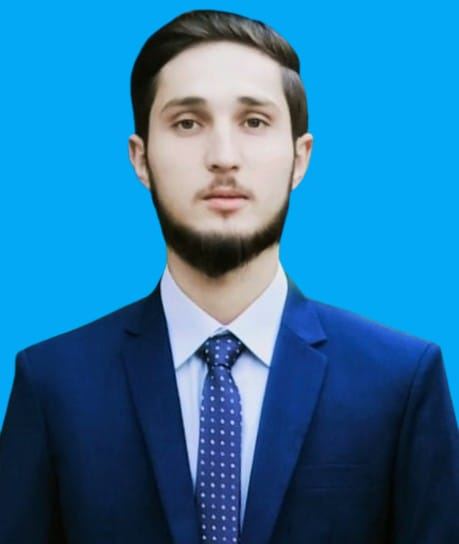
#> input picture backend/uploads/missing/1782529362_WhatsApp_Image_2026-06-04_at_3.10.06_AM.jpeg, 459 x 544 px, found by its file name
$ jupyter execute day3_.ipynb
#> lines starting #> are read from the running program, lines starting #| are printed output that depends on the picture; after the words box and inside, x2 and y2 are one past the last pixel; in counts of white or black regions, pixels touching at a corner belong together
<a href="https://colab.research.google.com/github/ayaz-ali-36/ai-identification-system/blob/main/Notebooks/day3_.ipynb" target="_parent"></a>

[cell 1]
from google.colab import files
uploaded = files.upload()
#> the answer given: 1782529362_WhatsApp_Image_2026-06-04_at_3.10.06_AM.jpeg

[cell 2]
import cv2
from google.colab.patches import cv2_imshow
import numpy as np

image = cv2.imread(list(uploaded.keys())[0])
#> image is the input picture: shape (544, 459, 3); mean B, G, R 164.4, 117.7, 40.7


face_cascade = cv2.CascadeClassifier(
    cv2.data.haarcascades + 'haarcascade_frontalface_default.xml'
)

gray = cv2.cvtColor(image, cv2.COLOR_BGR2GRAY)
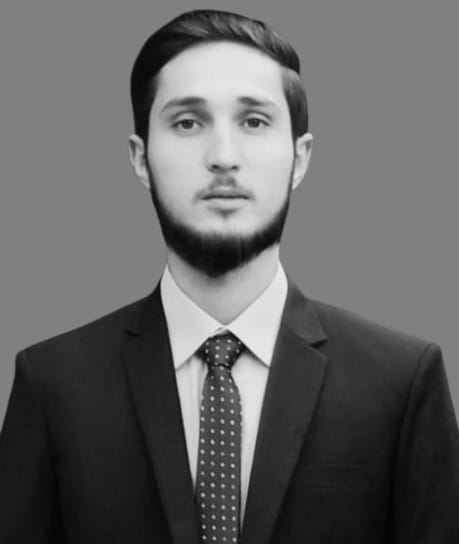
#> gray: shape (544, 459); min 3, max 239, mean 100

faces = face_cascade.detectMultiScale(gray, scaleFactor=1.1, minNeighbors=5)
#> faces = [[125, 45, 194, 194]]

print("Number of faces found:", len(faces))
#| Number of faces found: 1
print("Face location (x, y, width, height):", faces)
#| Face location (x, y, width, height): [[125  45 194 194]]

[cell 3]
image_copy = image.copy()

for (x, y, w, h) in faces:
    cv2.rectangle(image_copy, (x, y), (x+w, y+h), (0, 255, 0), 2)
    print(f"Face at: x={x}, y={y}, width={w}, height={h}")
#> this loop made 1 pass
#| Face at: x=125, y=45, width=194, height=194
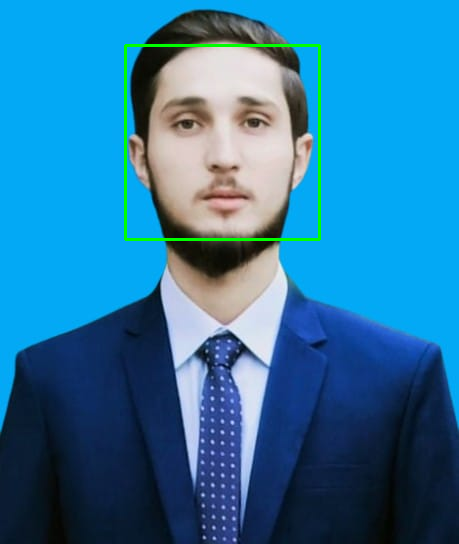
#> image_copy: shape (544, 459, 3); 0.93% of pixels changed, all inside (x1, y1, x2, y2) = (124, 44, 321, 241)

cv2_imshow(image_copy)

[cell 4]
for (x, y, w, h) in faces:
    face_crop = image[y:y+h, x:x+w]
    print("Cropped face shape:", face_crop.shape)
    cv2_imshow(face_crop)
#> this loop made 1 pass
#| Cropped face shape: (194, 194, 3)
#> pass 1, `face_crop = image[y:y+h, x:x+w]`:
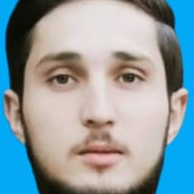
#> face_crop: shape (194, 194, 3); mean B, G, R 161.2, 155.8, 140
